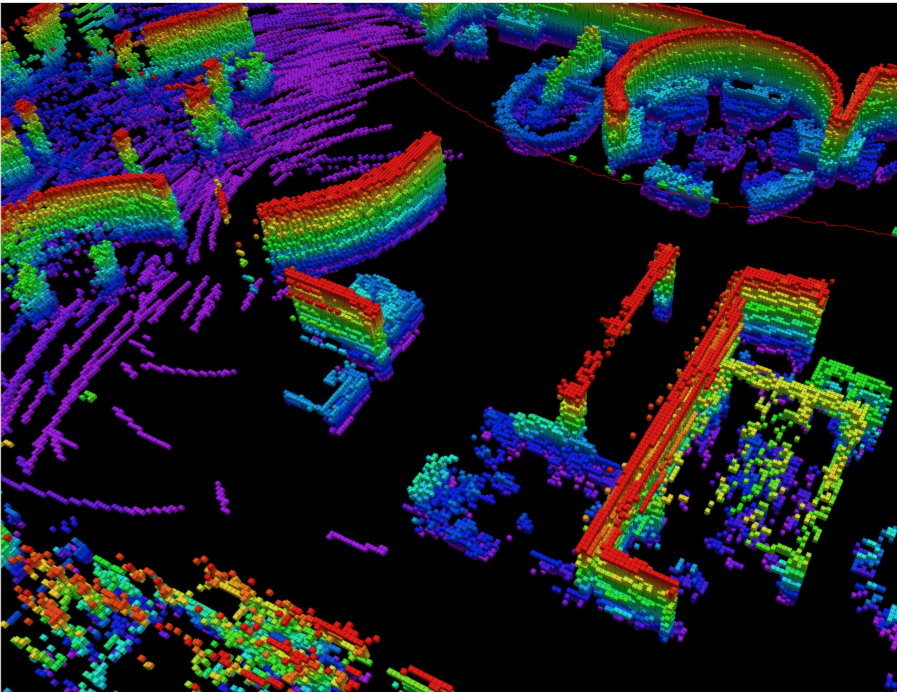
#> input picture pictures/GradMap.jpg, 1794 x 1384 px (shown at 1/2 size)
$ python map_processing.py
#> lines starting #> are read from the running program, lines starting #| are printed output that depends on the picture; after the words box and inside, x2 and y2 are one past the last pixel; in counts of white or black regions, pixels touching at a corner belong together
#!/usr/bin/env python
# -*- coding: utf-8 -*-
# @Time    : 2019/10/14 2:13 PM
# @Author  : HaoWang
# @Site    :
# @File    : map_processing.py
# @Software: PyCharm

import cv2 as cv
import numpy as np
from matplotlib import pyplot as plt


class Map2Binary:
    def __init__(self):
        pass


def rgb_map2_binary_map(src_bgr,
                        thres):
    # 将原图像拷贝为灰度图，并进行高斯模糊、阈值分割、形态学操作和二值化操作
    # 形参表：src_bgr thres (value 0 - 255)
    src_gray = cv.cvtColor(src_bgr, cv.COLOR_BGR2GRAY)

    ret2, th2 = cv.threshold(src_gray, 0, 255, cv.THRESH_BINARY + cv.THRESH_OTSU)

    return th2


def main():
    # main 函数完成图像image或者frame视频帧读取和预处理

    kernel = np.ones((13, 13), np.uint8)
    kernel_c = np.ones((19, 19), np.uint8)

    src = cv.imread("../pictures/GradMap.jpg")
#> src is the input picture: shape (1384, 1794, 3); mean B, G, R 43.3, 32.4, 32.7

    src_opening = cv.morphologyEx(src, cv.MORPH_OPEN, kernel)  # 开运算去除噪声和道路特征点
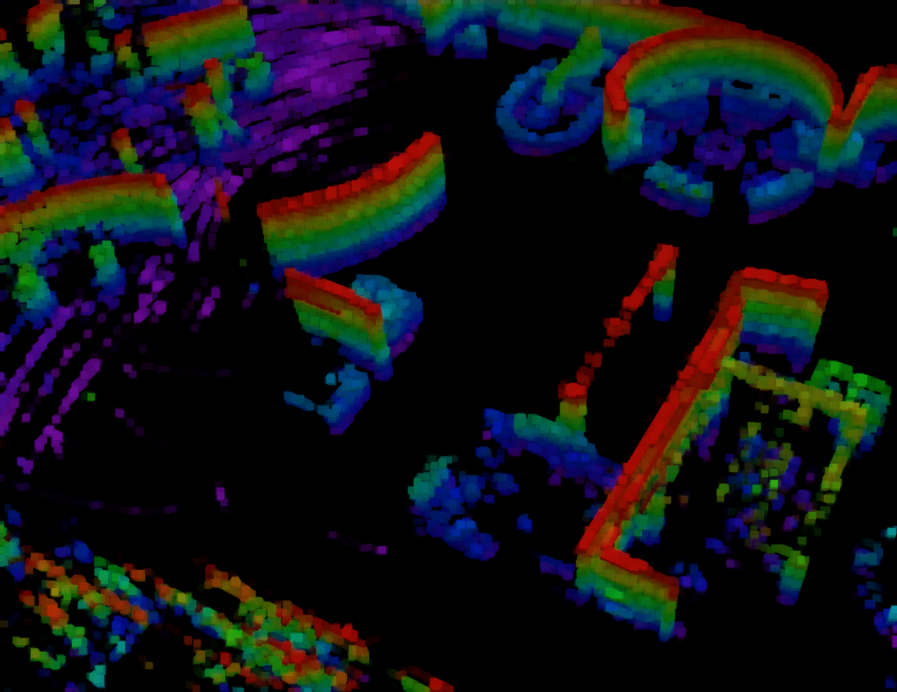
#> src_opening: shape (1384, 1794, 3) (shown at 1/2 size); mean B, G, R 24, 18.3, 17.2

    src_blur = cv.GaussianBlur(src_opening, (9, 9), 0)  # 高斯模糊

    src_closing = cv.morphologyEx(src_blur, cv.MORPH_CLOSE, kernel_c)  # 闭运算将离散的点边界连接
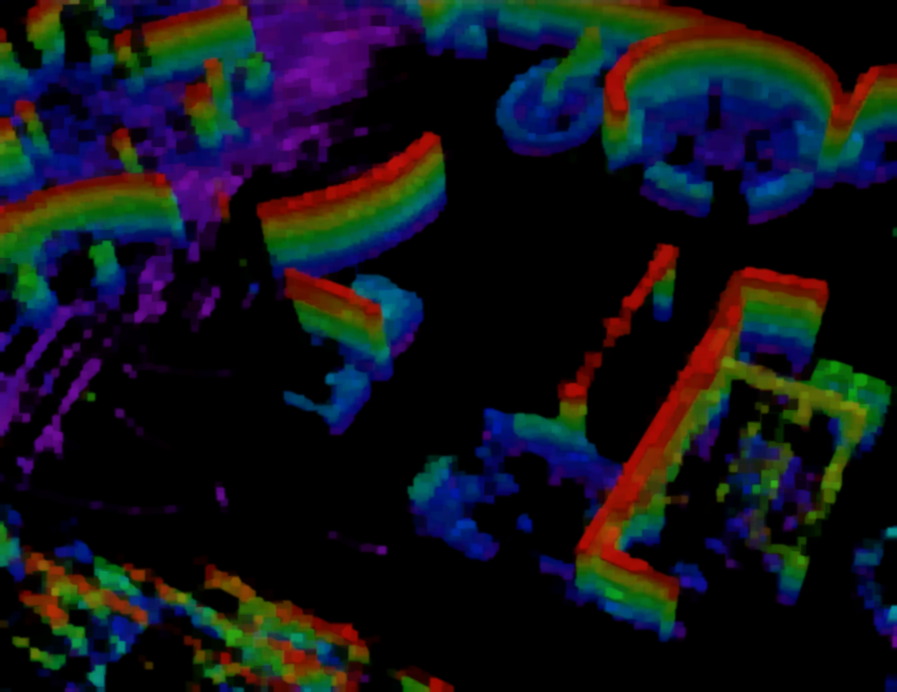
#> src_closing: shape (1384, 1794, 3) (shown at 1/2 size); mean B, G, R 26.3, 19.5, 18.4

    map_gray = cv.cvtColor(src_closing, cv.COLOR_BGR2GRAY)   # 灰度图
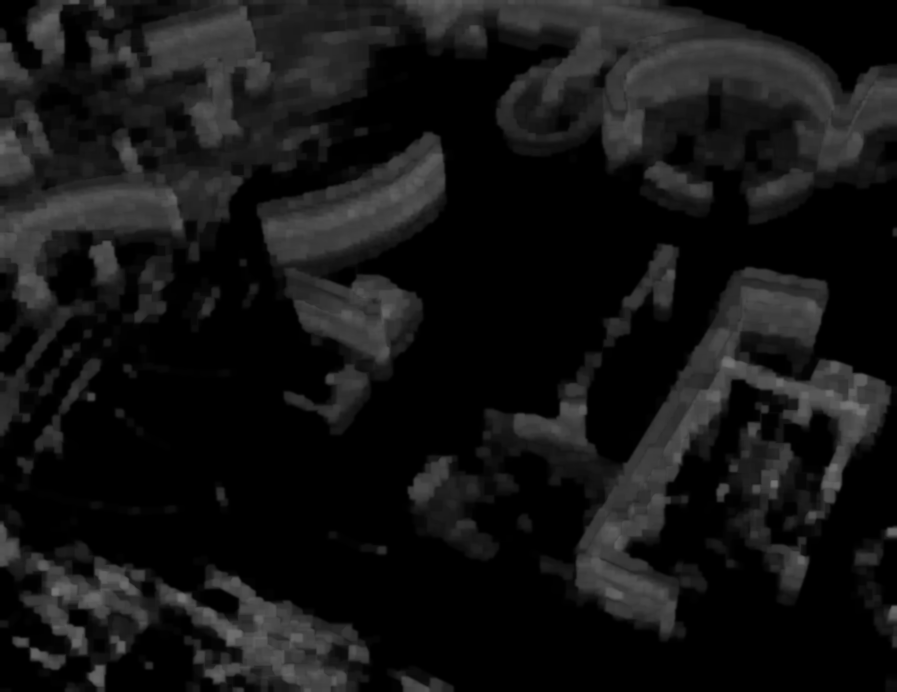
#> map_gray: shape (1384, 1794) (shown at 1/2 size); min 0, max 121, mean 20

    ret1, th1 = cv.threshold(map_gray, 0, 255, cv.THRESH_BINARY + cv.THRESH_OTSU)  #OTUS阈值分割
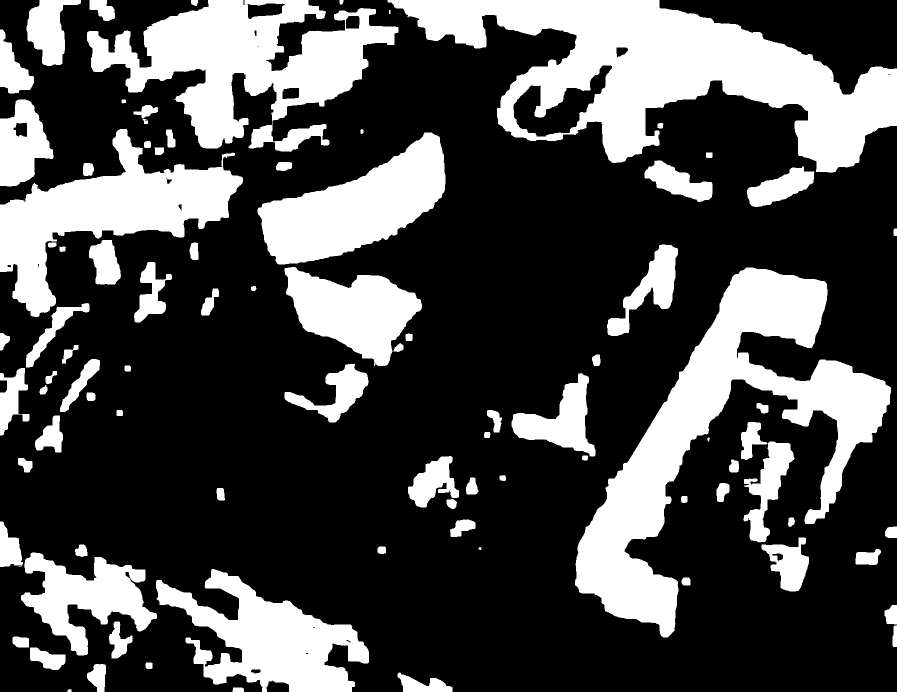
#> th1: shape (1384, 1794) (shown at 1/2 size); 29.2% white; 91 white regions (2 under 20 px), largest, box (x1, y1, x2, y2) and area: (775, 0, 1794, 345) 151286, (1150, 535, 1782, 1275) 130834, (174, 0, 797, 304) 87726
#> ret1 = 30

    bina_map = cv.bitwise_not(th1)
    # bina_map = cv.cvtColor(bina_map, cv.COLOR_GRAY2RGB)

    dst = cv.medianBlur(bina_map, 11)
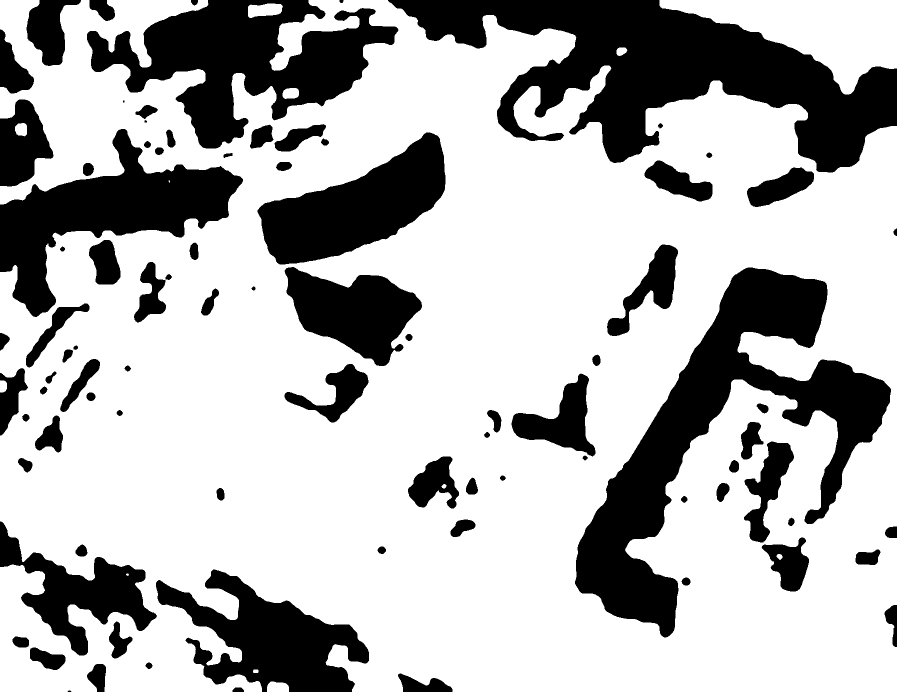
#> dst: shape (1384, 1794) (shown at 1/2 size); 70.9% white; 87 black regions (2 under 20 px), largest, box (x1, y1, x2, y2) and area: (776, 0, 1794, 345) 151310, (1150, 535, 1782, 1275) 130813, (174, 0, 797, 297) 83470

    # Canny edge detection
    edge = cv.Canny(dst,80,200)
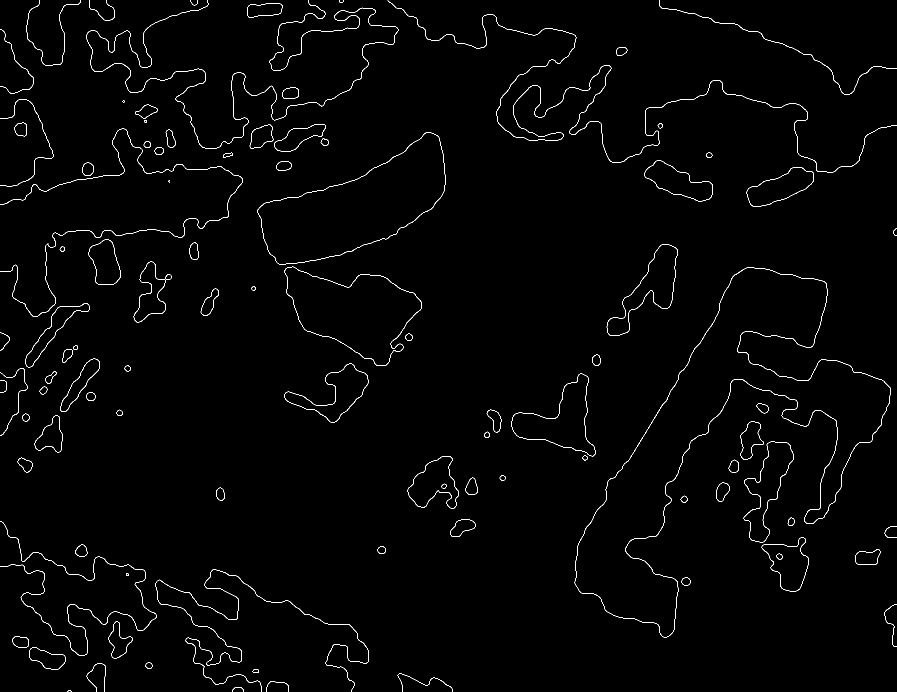
#> edge: shape (1384, 1794) (shown at 1/2 size); 1.2% white in thin lines or dots

    plt.subplot(131), plt.imshow(src), plt.title("Input Map Image")
    plt.subplot(132), plt.imshow(src_opening), plt.title("Processed Open Image")
    plt.subplot(133), plt.imshow(src_closing), plt.title("Processed Closing Image")
    plt.subplot(231), plt.imshow(map_gray), plt.title("Input Gray Map Image")
    plt.subplot(232), plt.imshow(dst), plt.title("Processed Threshold Image : thred" + str(ret1))
    plt.subplot(233), plt.imshow(edge), plt.title("Processed Canny edge Image")
    plt.xticks([]), plt.yticks([])

    plt.show()
#> figure, not shown here; B, G, R data is drawn as R, G, B


if __name__ == "__main__":
    main()
